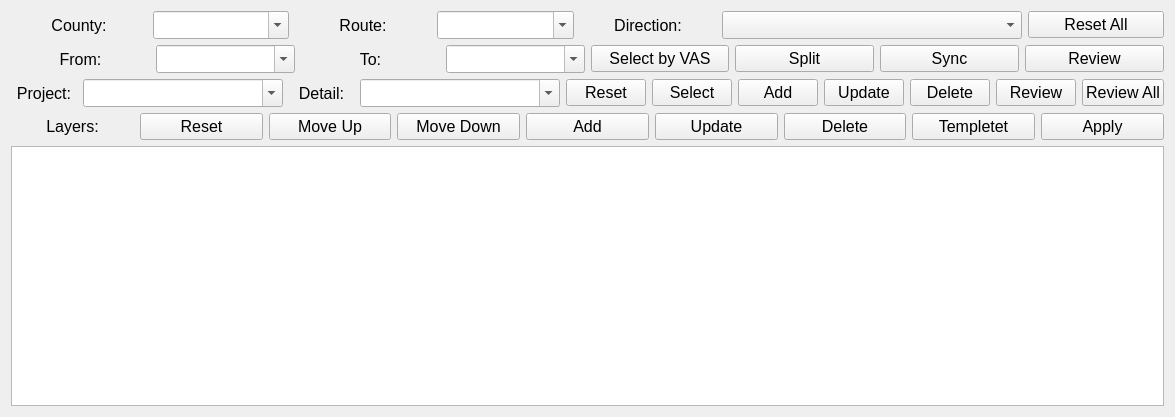
<?xml version="1.0" encoding="UTF-8"?>
<ui version="4.0">
 <class>rtProjEntryForm</class>
 <widget class="QWidget" name="rtProjEntryForm">
  <property name="geometry">
   <rect>
    <x>0</x>
    <y>0</y>
    <width>1175</width>
    <height>417</height>
   </rect>
  </property>
  <property name="windowTitle">
   <string>Route Project Entry</string>
  </property>
  <layout class="QVBoxLayout" name="verticalLayout_2">
   <item>
    <layout class="QVBoxLayout" name="verticalLayout" stretch="1,1,1,1,20">
     <item>
      <layout class="QHBoxLayout" name="horizontalLayout">
       <item>
        <widget class="QLabel" name="labelCounty">
         <property name="font">
          <font>
           <pointsize>12</pointsize>
          </font>
         </property>
         <property name="text">
          <string>County:</string>
         </property>
         <property name="alignment">
          <set>Qt::AlignCenter</set>
         </property>
        </widget>
       </item>
       <item>
        <widget class="QComboBox" name="comboBoxCounty">
         <property name="minimumSize">
          <size>
           <width>100</width>
           <height>28</height>
          </size>
         </property>
         <property name="font">
          <font>
           <pointsize>12</pointsize>
          </font>
         </property>
         <property name="toolTip">
          <string>&lt;html&gt;&lt;head/&gt;&lt;body&gt;&lt;p&gt;Please Select County&lt;/p&gt;&lt;/body&gt;&lt;/html&gt;</string>
         </property>
         <property name="statusTip">
          <string>Select County</string>
         </property>
         <property name="editable">
          <bool>true</bool>
         </property>
        </widget>
       </item>
       <item>
        <widget class="QLabel" name="labelRoute">
         <property name="font">
          <font>
           <pointsize>12</pointsize>
          </font>
         </property>
         <property name="text">
          <string>Route:</string>
         </property>
         <property name="alignment">
          <set>Qt::AlignCenter</set>
         </property>
        </widget>
       </item>
       <item>
        <widget class="QComboBox" name="comboBoxRoute">
         <property name="minimumSize">
          <size>
           <width>100</width>
           <height>28</height>
          </size>
         </property>
         <property name="font">
          <font>
           <pointsize>12</pointsize>
          </font>
         </property>
         <property name="toolTip">
          <string>&lt;html&gt;&lt;head/&gt;&lt;body&gt;&lt;p&gt;Please Select Route&lt;/p&gt;&lt;/body&gt;&lt;/html&gt;</string>
         </property>
         <property name="statusTip">
          <string>Select Route</string>
         </property>
         <property name="editable">
          <bool>true</bool>
         </property>
        </widget>
       </item>
       <item>
        <widget class="QLabel" name="labelDirection">
         <property name="font">
          <font>
           <pointsize>12</pointsize>
          </font>
         </property>
         <property name="text">
          <string>Direction:</string>
         </property>
         <property name="alignment">
          <set>Qt::AlignCenter</set>
         </property>
        </widget>
       </item>
       <item>
        <widget class="QComboBox" name="comboBoxDirection">
         <property name="minimumSize">
          <size>
           <width>300</width>
           <height>28</height>
          </size>
         </property>
         <property name="font">
          <font>
           <pointsize>12</pointsize>
          </font>
         </property>
         <property name="toolTip">
          <string>Please Select Direction</string>
         </property>
         <property name="statusTip">
          <string>Select Direction</string>
         </property>
        </widget>
       </item>
       <item>
        <widget class="QPushButton" name="pushButtonReset">
         <property name="font">
          <font>
           <pointsize>12</pointsize>
          </font>
         </property>
         <property name="text">
          <string>Reset All</string>
         </property>
        </widget>
       </item>
      </layout>
     </item>
     <item>
      <layout class="QHBoxLayout" name="horizontalLayout_3">
       <item>
        <widget class="QLabel" name="labelFrom">
         <property name="font">
          <font>
           <pointsize>12</pointsize>
          </font>
         </property>
         <property name="text">
          <string>From:</string>
         </property>
         <property name="alignment">
          <set>Qt::AlignCenter</set>
         </property>
        </widget>
       </item>
       <item>
        <widget class="QComboBox" name="comboBoxFrom">
         <property name="minimumSize">
          <size>
           <width>100</width>
           <height>28</height>
          </size>
         </property>
         <property name="font">
          <font>
           <pointsize>12</pointsize>
          </font>
         </property>
         <property name="toolTip">
          <string>&lt;html&gt;&lt;head/&gt;&lt;body&gt;&lt;p&gt;Please Select County&lt;/p&gt;&lt;/body&gt;&lt;/html&gt;</string>
         </property>
         <property name="statusTip">
          <string>Select County</string>
         </property>
         <property name="editable">
          <bool>true</bool>
         </property>
        </widget>
       </item>
       <item>
        <widget class="QLabel" name="labelTo">
         <property name="font">
          <font>
           <pointsize>12</pointsize>
          </font>
         </property>
         <property name="text">
          <string>To:</string>
         </property>
         <property name="alignment">
          <set>Qt::AlignCenter</set>
         </property>
        </widget>
       </item>
       <item>
        <widget class="QComboBox" name="comboBoxTo">
         <property name="minimumSize">
          <size>
           <width>100</width>
           <height>28</height>
          </size>
         </property>
         <property name="font">
          <font>
           <pointsize>12</pointsize>
          </font>
         </property>
         <property name="toolTip">
          <string>&lt;html&gt;&lt;head/&gt;&lt;body&gt;&lt;p&gt;Please Select Route&lt;/p&gt;&lt;/body&gt;&lt;/html&gt;</string>
         </property>
         <property name="statusTip">
          <string>Select Route</string>
         </property>
         <property name="editable">
          <bool>true</bool>
         </property>
        </widget>
       </item>
       <item>
        <widget class="QPushButton" name="pushButtonVASSelect">
         <property name="font">
          <font>
           <pointsize>12</pointsize>
          </font>
         </property>
         <property name="text">
          <string>Select by VAS</string>
         </property>
        </widget>
       </item>
       <item>
        <widget class="QPushButton" name="pushButtonVASSplit">
         <property name="font">
          <font>
           <pointsize>12</pointsize>
          </font>
         </property>
         <property name="text">
          <string>Split</string>
         </property>
        </widget>
       </item>
       <item>
        <widget class="QPushButton" name="pushButtonSyncAll">
         <property name="font">
          <font>
           <pointsize>12</pointsize>
          </font>
         </property>
         <property name="text">
          <string>Sync</string>
         </property>
        </widget>
       </item>
       <item>
        <widget class="QPushButton" name="pushButtonVASReview">
         <property name="font">
          <font>
           <pointsize>12</pointsize>
          </font>
         </property>
         <property name="text">
          <string>Review</string>
         </property>
        </widget>
       </item>
      </layout>
     </item>
     <item>
      <layout class="QHBoxLayout" name="horizontalLayout_2">
       <item>
        <widget class="QLabel" name="labelProject">
         <property name="font">
          <font>
           <pointsize>12</pointsize>
          </font>
         </property>
         <property name="text">
          <string>Project:</string>
         </property>
         <property name="alignment">
          <set>Qt::AlignCenter</set>
         </property>
        </widget>
       </item>
       <item>
        <widget class="QComboBox" name="comboBoxProjNmbr">
         <property name="minimumSize">
          <size>
           <width>200</width>
           <height>28</height>
          </size>
         </property>
         <property name="font">
          <font>
           <pointsize>12</pointsize>
          </font>
         </property>
         <property name="toolTip">
          <string>&lt;html&gt;&lt;head/&gt;&lt;body&gt;&lt;p&gt;Please Select County&lt;/p&gt;&lt;/body&gt;&lt;/html&gt;</string>
         </property>
         <property name="statusTip">
          <string>Select County</string>
         </property>
         <property name="editable">
          <bool>true</bool>
         </property>
        </widget>
       </item>
       <item>
        <widget class="QLabel" name="labelDetail">
         <property name="font">
          <font>
           <pointsize>12</pointsize>
          </font>
         </property>
         <property name="text">
          <string>Detail:</string>
         </property>
         <property name="alignment">
          <set>Qt::AlignCenter</set>
         </property>
        </widget>
       </item>
       <item>
        <widget class="QComboBox" name="comboBoxProjDetail">
         <property name="minimumSize">
          <size>
           <width>200</width>
           <height>28</height>
          </size>
         </property>
         <property name="font">
          <font>
           <pointsize>12</pointsize>
          </font>
         </property>
         <property name="toolTip">
          <string>&lt;html&gt;&lt;head/&gt;&lt;body&gt;&lt;p&gt;Please Select Route&lt;/p&gt;&lt;/body&gt;&lt;/html&gt;</string>
         </property>
         <property name="statusTip">
          <string>Select Route</string>
         </property>
         <property name="editable">
          <bool>true</bool>
         </property>
        </widget>
       </item>
       <item>
        <widget class="QPushButton" name="pushButtonProjReset">
         <property name="font">
          <font>
           <pointsize>12</pointsize>
          </font>
         </property>
         <property name="text">
          <string>Reset</string>
         </property>
        </widget>
       </item>
       <item>
        <widget class="QPushButton" name="pushButtonProjSelect">
         <property name="font">
          <font>
           <pointsize>12</pointsize>
          </font>
         </property>
         <property name="text">
          <string>Select</string>
         </property>
        </widget>
       </item>
       <item>
        <widget class="QPushButton" name="pushButtonProjAdd">
         <property name="font">
          <font>
           <pointsize>12</pointsize>
          </font>
         </property>
         <property name="text">
          <string>Add</string>
         </property>
        </widget>
       </item>
       <item>
        <widget class="QPushButton" name="pushButtonProjUpdate">
         <property name="font">
          <font>
           <pointsize>12</pointsize>
          </font>
         </property>
         <property name="text">
          <string>Update</string>
         </property>
        </widget>
       </item>
       <item>
        <widget class="QPushButton" name="pushButtonProjDelete">
         <property name="font">
          <font>
           <pointsize>12</pointsize>
          </font>
         </property>
         <property name="text">
          <string>Delete</string>
         </property>
        </widget>
       </item>
       <item>
        <widget class="QPushButton" name="pushButtonReviewProj">
         <property name="font">
          <font>
           <pointsize>12</pointsize>
          </font>
         </property>
         <property name="text">
          <string>Review</string>
         </property>
        </widget>
       </item>
       <item>
        <widget class="QPushButton" name="pushButtonReviewAllProj">
         <property name="font">
          <font>
           <pointsize>12</pointsize>
          </font>
         </property>
         <property name="text">
          <string>Review All</string>
         </property>
        </widget>
       </item>
      </layout>
     </item>
     <item>
      <layout class="QHBoxLayout" name="horizontalLayout_4">
       <item>
        <widget class="QLabel" name="labelLayers">
         <property name="maximumSize">
          <size>
           <width>16777215</width>
           <height>16777215</height>
          </size>
         </property>
         <property name="font">
          <font>
           <pointsize>12</pointsize>
          </font>
         </property>
         <property name="text">
          <string>Layers:</string>
         </property>
         <property name="alignment">
          <set>Qt::AlignCenter</set>
         </property>
        </widget>
       </item>
       <item>
        <widget class="QPushButton" name="pushButtonLayersReset">
         <property name="font">
          <font>
           <pointsize>12</pointsize>
          </font>
         </property>
         <property name="text">
          <string>Reset</string>
         </property>
        </widget>
       </item>
       <item>
        <widget class="QPushButton" name="pushButtonLayerUp">
         <property name="font">
          <font>
           <pointsize>12</pointsize>
          </font>
         </property>
         <property name="text">
          <string>Move Up</string>
         </property>
        </widget>
       </item>
       <item>
        <widget class="QPushButton" name="pushButtonLayerDown">
         <property name="font">
          <font>
           <pointsize>12</pointsize>
          </font>
         </property>
         <property name="text">
          <string>Move Down</string>
         </property>
        </widget>
       </item>
       <item>
        <widget class="QPushButton" name="pushButtonLayerAdd">
         <property name="font">
          <font>
           <pointsize>12</pointsize>
          </font>
         </property>
         <property name="text">
          <string>Add</string>
         </property>
        </widget>
       </item>
       <item>
        <widget class="QPushButton" name="pushButtonLayerUpdate">
         <property name="font">
          <font>
           <pointsize>12</pointsize>
          </font>
         </property>
         <property name="text">
          <string>Update</string>
         </property>
        </widget>
       </item>
       <item>
        <widget class="QPushButton" name="pushButtonLayerDelete">
         <property name="font">
          <font>
           <pointsize>12</pointsize>
          </font>
         </property>
         <property name="text">
          <string>Delete</string>
         </property>
        </widget>
       </item>
       <item>
        <widget class="QPushButton" name="pushButtonTemplet">
         <property name="font">
          <font>
           <pointsize>12</pointsize>
          </font>
         </property>
         <property name="text">
          <string>Templetet</string>
         </property>
        </widget>
       </item>
       <item>
        <widget class="QPushButton" name="pushButtonLayerApply">
         <property name="font">
          <font>
           <pointsize>12</pointsize>
          </font>
         </property>
         <property name="text">
          <string>Apply</string>
         </property>
        </widget>
       </item>
      </layout>
     </item>
     <item>
      <widget class="QTableWidget" name="tableWidget">
       <property name="autoFillBackground">
        <bool>true</bool>
       </property>
       <property name="styleSheet">
        <string notr="true">QHeaderView::section {background-color: rgb(211,211,211); color: rgb(0, 0, 0);}
QHeaderView::section:horizontal{   border-top: 1px solid #fffff8;}</string>
       </property>
      </widget>
     </item>
    </layout>
   </item>
  </layout>
 </widget>
 <resources/>
 <connections/>
</ui>
